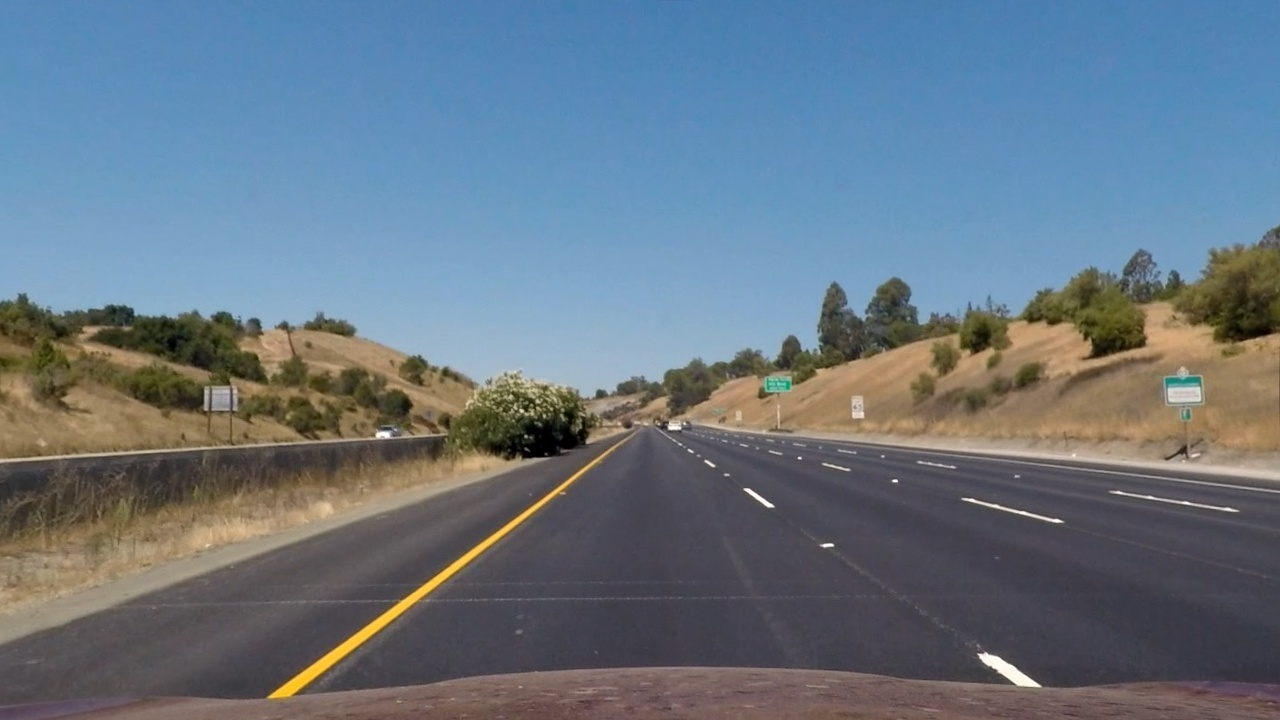
#> input picture test_images/straight_lines1_dst.jpg, 1280 x 720 px; its folder holds only this picture in this run
$ jupyter execute --allow-errors '(experimental) Step6 Pixel Space to Real World.ipynb'   (shell and % lines are left out)   (older library calls are emulated)
#> lines starting #> are read from the running program, lines starting #| are printed output that depends on the picture; after the words box and inside, x2 and y2 are one past the last pixel; in counts of white or black regions, pixels touching at a corner belong together
### utils.py
import cv2
import json
import glob
import pickle
import numpy as np
import matplotlib.pyplot as plt
import matplotlib.image as mpimg
from tqdm import tqdm


# [42 lines left out: functions plot_all_images, undistort_and_save_image, not called in this run]


def sobel_filter(sobel):
    """
    apply normalization for image applying sobel filter

    args:
        sobel(ndarray): 2-dim image array
    """

    abs_sobel = np.absolute(sobel)
    normalized_sobel= np.uint8(255 * abs_sobel / np.max(abs_sobel))
    return normalized_sobel


def apply_threshholding(gray, thresh_min=0, thresh_max=255):
    """
    create binary image based on two threshhold value toward gray scale image.

    args:
        gray(ndarray): 2-dim ndarray
        thresh_min(int): threshhold value for minimum activation
        thresh_max(int): threshhold value for maximum activation
    """

    binary = np.zeros_like(gray)
    binary[(gray >= thresh_min) & (gray <= thresh_max)] = 1
    return binary


def get_hsv_color_range(hsv, lower, upper):
    """
    get selected image between lower and upper hsv color range

    args:
        hsv: 3-dim OpenCV format image of HSV
        lower: lowest value of hsv
        upper: highest value of hsv
    """

    if (type(lower) == list) or (type(upper) == list):
        lower = np.array(lower)
        upper = np.array(upper)

    frame_mask = cv2.inRange(hsv, lower, upper)
    dst = cv2.bitwise_and(hsv, hsv, mask=frame_mask)
    return dst


def gradient_magnitude(sobelx, sobely):
    """
    get the magnitude of gradients of sobel filter for both x and y direction

    args:
        sobelx(ndarray): normalized 2-dim image after applying x direction sobel filter
        sobely(ndarray): normalized 2-dim image after applying y direction sobel filter
    """

    gradmag = np.sqrt(sobelx**2 + sobely**2)
    scale_factor = np.max(gradmag) / 255
    gradmag = (gradmag / scale_factor).astype(np.uint8)
    return gradmag


def get_binary_mask_from_image(img, cfg):

    # convert BGR to Gray scale for gradient calculation
    gray = cv2.cvtColor(img, cv2.COLOR_BGR2GRAY)

    # sobel filter
    sobelx = cv2.Sobel(gray, cv2.CV_64F, 1, 0, ksize=3)
    sobely = cv2.Sobel(gray, cv2.CV_64F, 0, 1, ksize=3)
    sobel_mag = gradient_magnitude(sobelx, sobely)

    sobelx_norm = sobel_filter(sobelx)
    sobely_norm = sobel_filter(sobely)

    sx_binary = apply_threshholding(sobelx_norm, cfg['sobelx']['min'], cfg['sobelx']['max'])
    sy_binary = apply_threshholding(sobely_norm, cfg['sobely']['min'], cfg['sobely']['max'])
    smag_binary = apply_threshholding(sobel_mag, cfg['sobelmag']['min'], cfg['sobelmag']['max'])

    # COLOR(HLS) Threshholding
    img_hls = cv2.cvtColor(img, cv2.COLOR_BGR2HLS)
    hls_sch_binary = apply_threshholding(img_hls[:, :, 2], cfg['hls']['min'], cfg['hls']['max'])

    # COLOR(HSV) Threshholding
    img_hsv = cv2.cvtColor(img, cv2.COLOR_BGR2HSV)
    hsv_binary = get_hsv_color_range(img_hsv,
                                     cfg['hsv']['color_range_min'],
                                     cfg['hsv']['color_range_max'])
    hsv_range_binary = apply_threshholding(hsv_binary[:, :, 2], cfg['hsv']['min'], cfg['hsv']['max'])

    # get binary mask
    binary = np.zeros_like(hsv_range_binary)
    binary[((sx_binary == 1) & (sy_binary == 1) & (smag_binary == 1)) |
           (hls_sch_binary == 1) |
           (hsv_range_binary == 1)] = 1

    return binary


def get_leftx_rightx_base(binary):

    # get bottom_half position
    bottom_half = binary[binary.shape[0] // 2:, :]

    # get histogram along y-axis
    histogram = np.sum(bottom_half, axis=0)

    # get x-axis position of both lane line
    midpoint = int(binary.shape[1] // 2)
    leftx_base = np.argmax(histogram[:midpoint])
    rightx_base = np.argmax(histogram[midpoint:]) + midpoint

    return leftx_base, rightx_base


def get_left_right_lane_xy(binary, leftx_base, rightx_base):

    height, width = binary.shape

    nwindows = 9
    margin = 100
    minpix = 50
    window_height = np.int(binary.shape[0] // nwindows)

    leftx_current = leftx_base
    rightx_current = rightx_base

    nonzero = binary.nonzero()
    nonzeroy = nonzero[0]
    nonzerox = nonzero[1]

    left_lane_inds = []
    right_lane_inds = []

    for window in range(nwindows):

        win_y_low  = height - (window + 1) * window_height
        win_y_high = height - window       * window_height

        win_xleft_low   = leftx_current  - margin
        win_xleft_high  = leftx_current  + margin
        win_xright_low  = rightx_current - margin
        win_xright_high = rightx_current + margin

        # get y-axis index of lane line pixel
        good_left_inds = ((nonzeroy >= win_y_low) &
                          (nonzeroy <= win_y_high) &
                          (nonzerox >= win_xleft_low) &
                          (nonzerox <= win_xleft_high)).nonzero()[0]
        good_right_inds = ((nonzeroy >= win_y_low) &
                           (nonzeroy <= win_y_high) &
                           (nonzerox >= win_xright_low) &
                           (nonzerox <= win_xright_high)).nonzero()[0]

        if len(good_left_inds) > minpix:
            leftx_current = np.int(np.mean(nonzerox[good_left_inds]))
        if len(good_right_inds) > minpix:
            rightx_current = np.int(np.mean(nonzerox[good_right_inds]))

        left_lane_inds.append(good_left_inds)
        right_lane_inds.append(good_right_inds)

    left_lane_inds = np.concatenate(left_lane_inds)
    right_lane_inds = np.concatenate(right_lane_inds)

    leftx = nonzerox[left_lane_inds]
    lefty = nonzeroy[left_lane_inds]
    rightx = nonzerox[right_lane_inds]
    righty = nonzeroy[right_lane_inds]

    return leftx, lefty, rightx, righty


# [35 lines left out: functions get_lane_line_coefficients, get_lane_line_position, get_lane_pts_for_fillPoly, get_lane_rectangle_image, not called in this run]


def weighted_img(img, initial_img, α=0.8, β=1., γ=0.):

    return cv2.addWeighted(initial_img, α, img, β, γ)


# [70 lines left out: functions get_lane_curvature, print_curvature_info, create_video, not called in this run]

### (experimental) Step6 Pixel Space to Real World.ipynb
[cell 1]
import cv2
import glob
import pickle
import numpy as np
import matplotlib.pyplot as plt

[cell 2]
import utils

[cell 3]
with open('experimental/cfg.pickle', 'rb') as f:
#> (reads experimental/cfg.pickle from the repository)
    cfg = pickle.load(f)

with open('experimental/data.pickle', 'rb') as f:
#> (reads experimental/data.pickle from the repository)
    data = pickle.load(f)

with open('experimental/perspective_mtx.pickle', 'rb') as f:
#> (reads experimental/perspective_mtx.pickle from the repository)
    perspective_mtx = pickle.load(f)

[cell 4]
test_images_path = glob.glob('./test_images/*_dst.jpg')
test_images_path

[cell 5]
img = cv2.imread(test_images_path[0])
#> img is the input picture: shape (720, 1280, 3); mean B, G, R 130.8, 117.8, 103.4
im_size = img.shape[::-1][1:]
#> im_size = (1280, 720)

binary = utils.get_binary_mask_from_image(img, cfg)
#> in get_binary_mask_from_image, `gray = cv2.cvtColor(img, cv2.COLOR_BGR2GRAY)`:
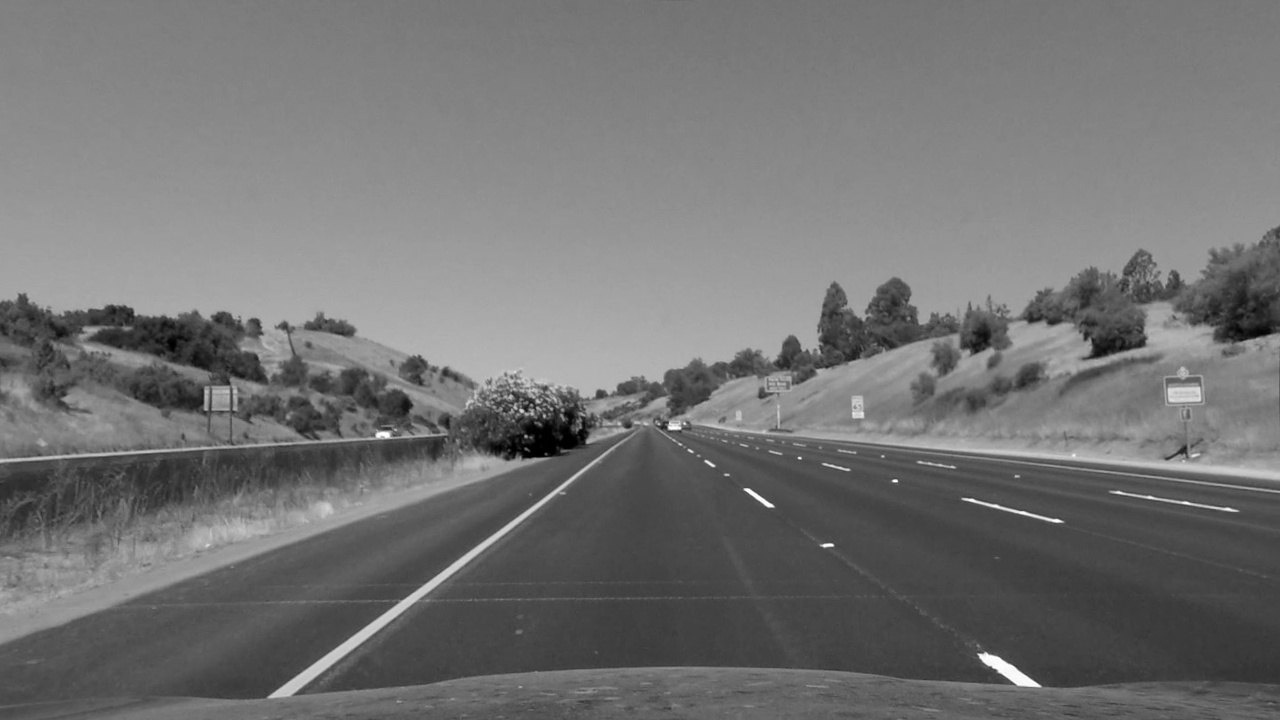
#> gray: shape (720, 1280); min 0, max 255, mean 115
#> in get_binary_mask_from_image, `sobely = cv2.Sobel(gray, cv2.CV_64F, 0, 1, ksize=3)`:
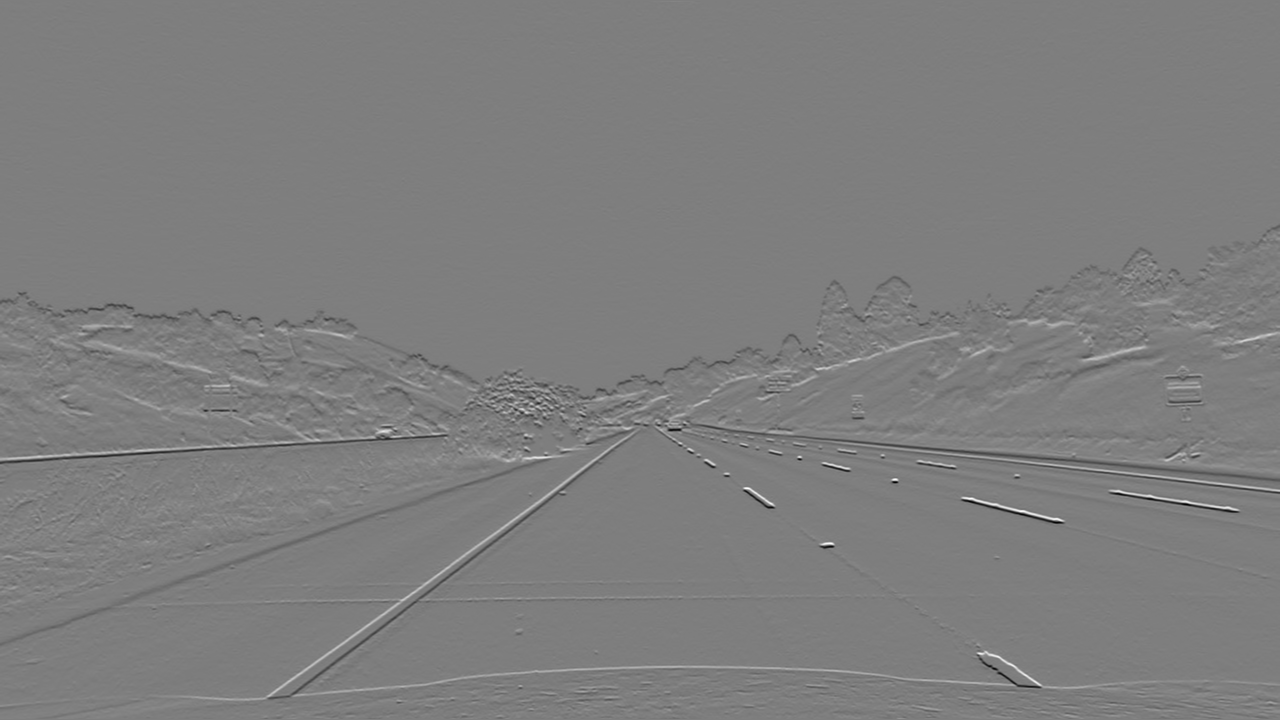
#> sobely: shape (720, 1280) float64; min -687, max 700, mean -0.3; drawn with min black and max white
#> in gradient_magnitude, `gradmag = np.sqrt(sobelx**2 + sobely**2)`:
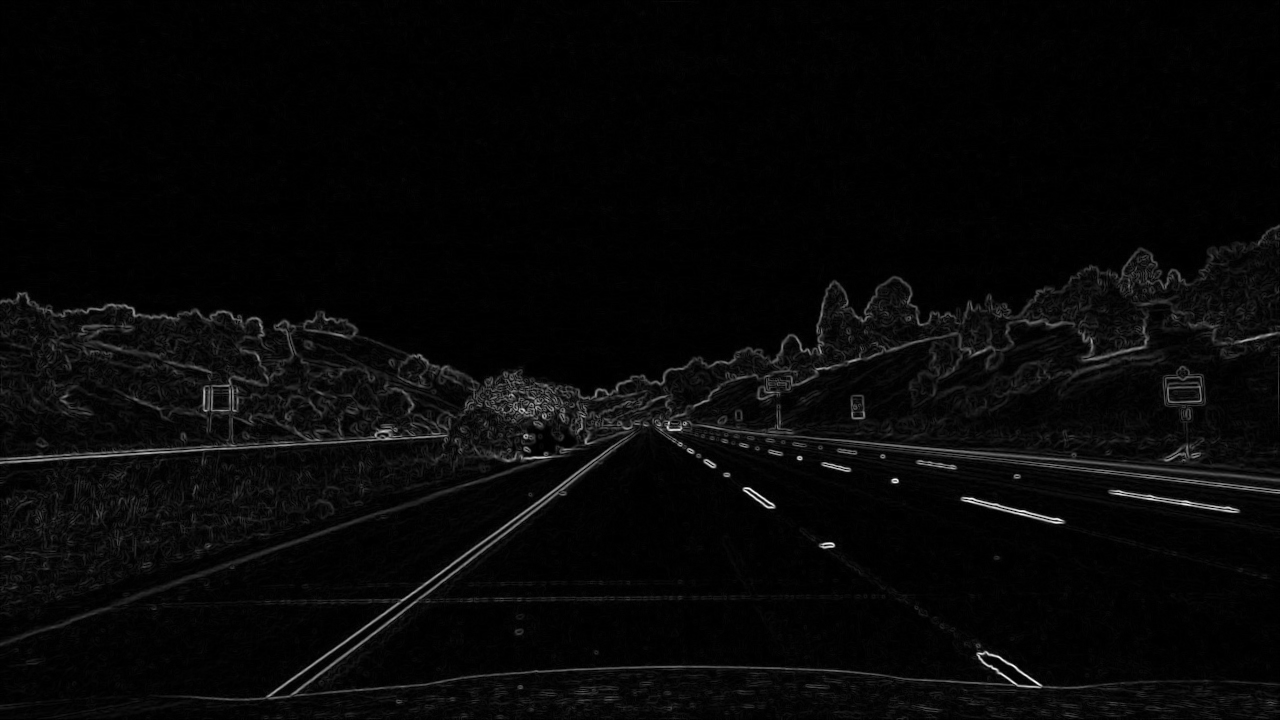
#> gradmag: shape (720, 1280) float64; min 0, max 715, mean 21.9; drawn with min black and max white
#> in gradient_magnitude, `scale_factor = np.max(gradmag) / 255`: scale_factor = 2.8
#> in get_binary_mask_from_image, `sx_binary = apply_threshholding(sobelx_norm, cfg['sobelx']['min'], cfg..`:
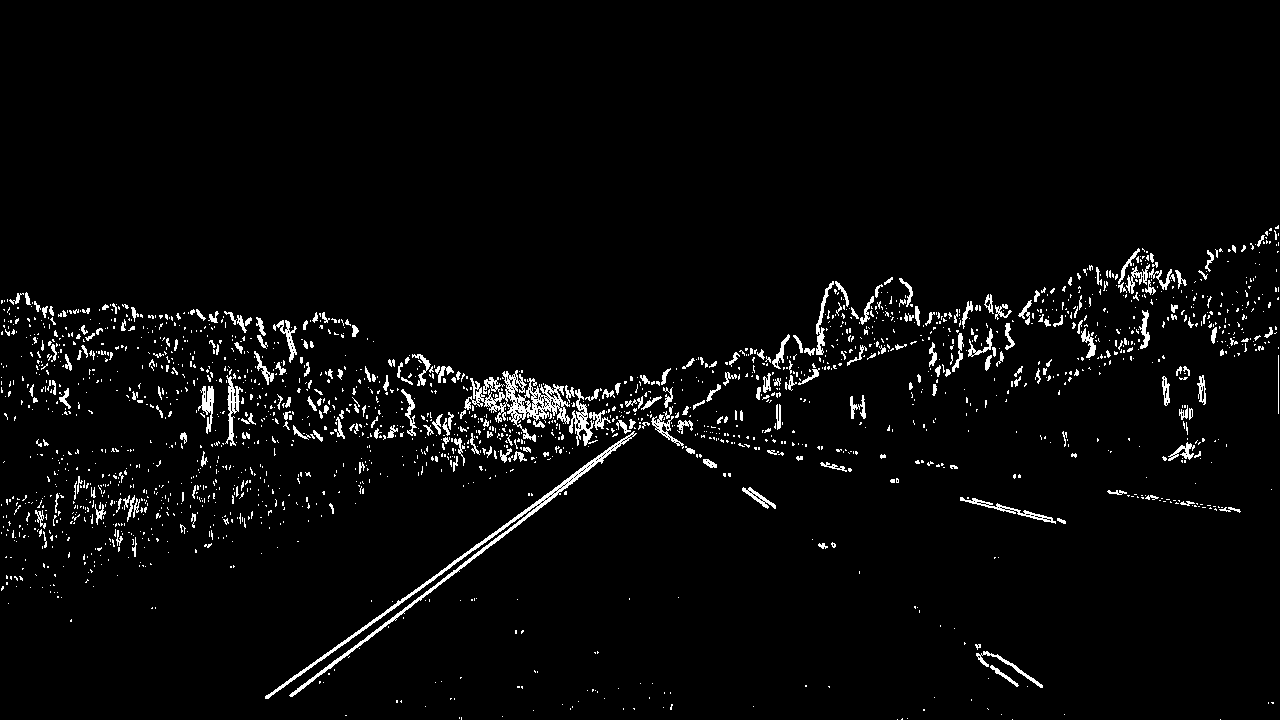
#> sx_binary: shape (720, 1280); values 0 (black) and 1 (white), 3.3% white in thin lines or dots, all inside (x1, y1, x2, y2) = (1, 225, 1279, 720)
#> in get_binary_mask_from_image, `sy_binary = apply_threshholding(sobely_norm, cfg['sobely']['min'], cfg..`: sy_binary: shape (720, 1280); values 0 (black) and 1 (white), 2.8% white in thin lines or dots, all inside (x1, y1, x2, y2) = (0, 225, 1280, 719)
#> in get_binary_mask_from_image, `smag_binary = apply_threshholding(sobel_mag, cfg['sobelmag']['min'], c..`: smag_binary: shape (720, 1280); values 0 (black) and 1 (white), 2% white in thin lines or dots, all inside (x1, y1, x2, y2) = (0, 226, 1280, 716)
#> in get_binary_mask_from_image, `img_hls = cv2.cvtColor(img, cv2.COLOR_BGR2HLS)`: img_hls: shape (720, 1280, 3); mean of channels 0, 1, 2 85.5, 116.9, 67.1
#> in get_binary_mask_from_image, `hls_sch_binary = apply_threshholding(img_hls[:, :, 2], cfg['hls']['min..`: hls_sch_binary: shape (720, 1280); values 0 (black) and 1 (white), 0.92% white; 268 white regions (212 under 20 px), largest, box (x1, y1, x2, y2) and area: (269, 462, 594, 699) 3383, (1083, 323, 1146, 359) 687, (980, 655, 1038, 686) 542
#> in get_binary_mask_from_image, `img_hsv = cv2.cvtColor(img, cv2.COLOR_BGR2HSV)`: img_hsv: shape (720, 1280, 3); mean H, S, V 85.4, 85, 143.3
#> in get_hsv_color_range, `frame_mask = cv2.inRange(hsv, lower, upper)`: frame_mask: shape (720, 1280); 7.8% white; 447 white regions (384 under 20 px), largest, box (x1, y1, x2, y2) and area: (397, 244, 1280, 467) 32982, (0, 302, 417, 438) 23015, (267, 500, 546, 701) 3462
#> in get_hsv_color_range, `dst = cv2.bitwise_and(hsv, hsv, mask=frame_mask)`: dst: shape (720, 1280, 3); mean H, S, V 2, 8.8, 7.6
#> in get_binary_mask_from_image, `hsv_range_binary = apply_threshholding(hsv_binary[:, :, 2], cfg['hsv']..`: hsv_range_binary: shape (720, 1280); values 0 (black) and 1 (white), 0.42% white; 113 white regions (101 under 20 px), largest, box (x1, y1, x2, y2) and area: (268, 500, 544, 699) 2771, (1007, 674, 1036, 687) 199, (991, 657, 1013, 672) 173
#> binary: shape (720, 1280); values 0 (black) and 1 (white), 1.7% white; 1127 white regions (1028 under 20 px), largest, box (x1, y1, x2, y2) and area: (265, 432, 634, 699) 4441, (1082, 323, 1148, 361) 787, (977, 651, 1043, 688) 772

[cell 6]
M = perspective_mtx['M']
MInv = perspective_mtx['MInv']

[cell 7]
binary_warped = cv2.warpPerspective(binary, M, im_size)
#> binary_warped: shape (720, 1280); values 0 (black) and 1 (white), 4.7% white; 25 white regions (14 under 20 px), largest, box (x1, y1, x2, y2) and area: (133, 0, 217, 712) 32221, (939, 0, 1011, 132) 6023, (961, 332, 1019, 456) 3397

[cell 8]
leftx_base, rightx_base = utils.get_leftx_rightx_base(binary_warped)
#> in get_leftx_rightx_base, `bottom_half = binary[binary.shape[0] // 2:, :]`:
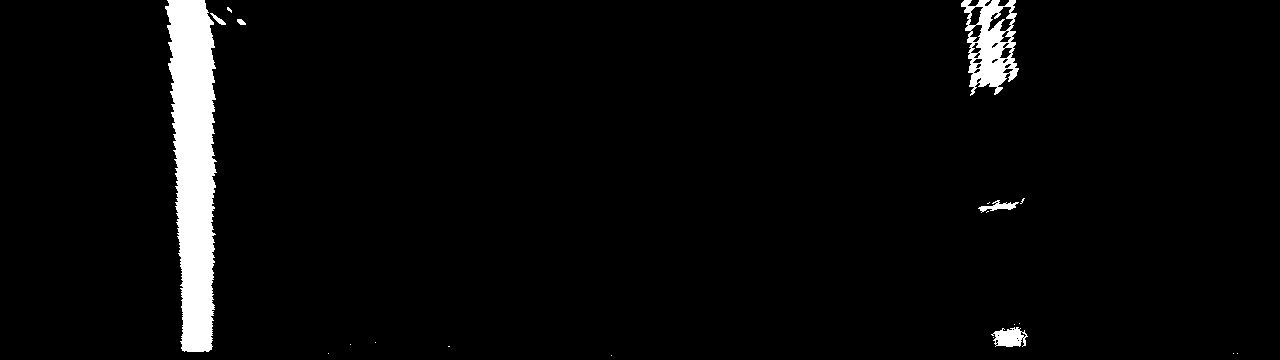
#> bottom_half: shape (360, 1280); values 0 (black) and 1 (white), 3.7% white; 20 white regions (14 under 20 px), largest, box (x1, y1, x2, y2) and area: (165, 0, 217, 352) 13060, (961, 0, 1019, 96) 2972, (991, 327, 1028, 347) 487, (978, 200, 1019, 213) 212, (210, 13, 226, 25) 65, (237, 19, 246, 25) 38
#> in get_leftx_rightx_base, `histogram = np.sum(bottom_half, axis=0)`: histogram = 1280 values, max 352 at index 184, min 0 at index 0, mean 13.19
#> in get_leftx_rightx_base, `leftx_base = np.argmax(histogram[:midpoint])`: leftx_base = 184
#> in get_leftx_rightx_base, `rightx_base = np.argmax(histogram[midpoint:]) + midpoint`: rightx_base = 998
#> leftx_base = 184; rightx_base = 998
leftx_base, rightx_base
#> Out = (184, 998)

[cell 9]
leftx, lefty, rightx, righty = utils.get_left_right_lane_xy(binary_warped,
                                                            leftx_base,
                                                            rightx_base)
#> in get_left_right_lane_xy, `leftx_current = leftx_base`: leftx_current = 184
#> in get_left_right_lane_xy, `rightx_current = rightx_base`: rightx_current = 998
#> in get_left_right_lane_xy, `nonzero = binary.nonzero()`: nonzero = 43639 positions, rows 0 to 715, columns 133 to 1237
#> the loop in get_left_right_lane_xy, `for window in range(nwindows): ` made 9 passes
#> (win_xleft_low, win_xleft_high, win_xright_low, win_xright_high, leftx_current, rightx_current) on passes 1, 2, 4, 5, 7, 8, 9: (84, 284, 898, 1098, 196, 1009), (96, 296, 909, 1109, 195, 998), (94, 294, 898, 1098, 192, 990), (92, 292, 890, 1090, 189, 990), (83, 283, 890, 1090, 177, 985), (77, 277, 885, 1085, 174, 968), (74, 274, 868, 1068, 167, 977)
#> (win_xleft_low, win_xleft_high, win_xright_low, win_xright_high, leftx_current) on passes 3, 6: (95, 295, 898, 1098, 194), (89, 289, 890, 1090, 183)
#> after the loop in get_left_right_lane_xy, `for window in range(nwindows):`: left_lane_inds = 9 items
#> in get_left_right_lane_xy, `right_lane_inds = np.concatenate(right_lane_inds)`: right_lane_inds = 11402 values, max 43493 at index 489, min 38 at index 7227, mean 16926.5
#> in get_left_right_lane_xy, `rightx = nonzerox[right_lane_inds]`: rightx = 11402 values, max 1027 at index 225, min 939 at index 5189, mean 982.2
#> in get_left_right_lane_xy, `righty = nonzeroy[right_lane_inds]`: righty = 11402 values, max 706 at index 480, min 0 at index 7227, mean 216.8

[cell 10]
left_fit = np.polyfit(lefty, leftx, 2)
#> left_fit = [-6.22e-05, 0.0913, 163.6]
right_fit = np.polyfit(righty, rightx, 2)
#> right_fit = [5.58e-05, 0.0145, 974.4]

#> (a cell that did not finish here is left out)

#> (a cell that did not finish here is left out)

#> (a cell that did not finish here is left out)

#> (a cell that did not finish here is left out)

#> (a cell that did not finish here is left out)

#> (a cell that did not finish here is left out)

#> (a cell that did not finish here is left out)

[cell 18]
# Define conversions in x and y from pixels space to meters
ym_per_pix = 30/720 # meters per pixel in y dimension
xm_per_pix = 3.7/700 # meters per pixel in x dimension

#> (a cell that did not finish here is left out)

#> (a cell that did not finish here is left out)

[cell 21]
# [11 lines left out: function get_lane_curvature, not called in this run]

[cell 22]
# [14 lines left out: function print_curvature_info, not called in this run]

#> (a cell that did not finish here is left out)

#> (a cell that did not finish here is left out)

#> (a cell that did not finish here is left out)

#> (a cell that did not finish here is left out)
